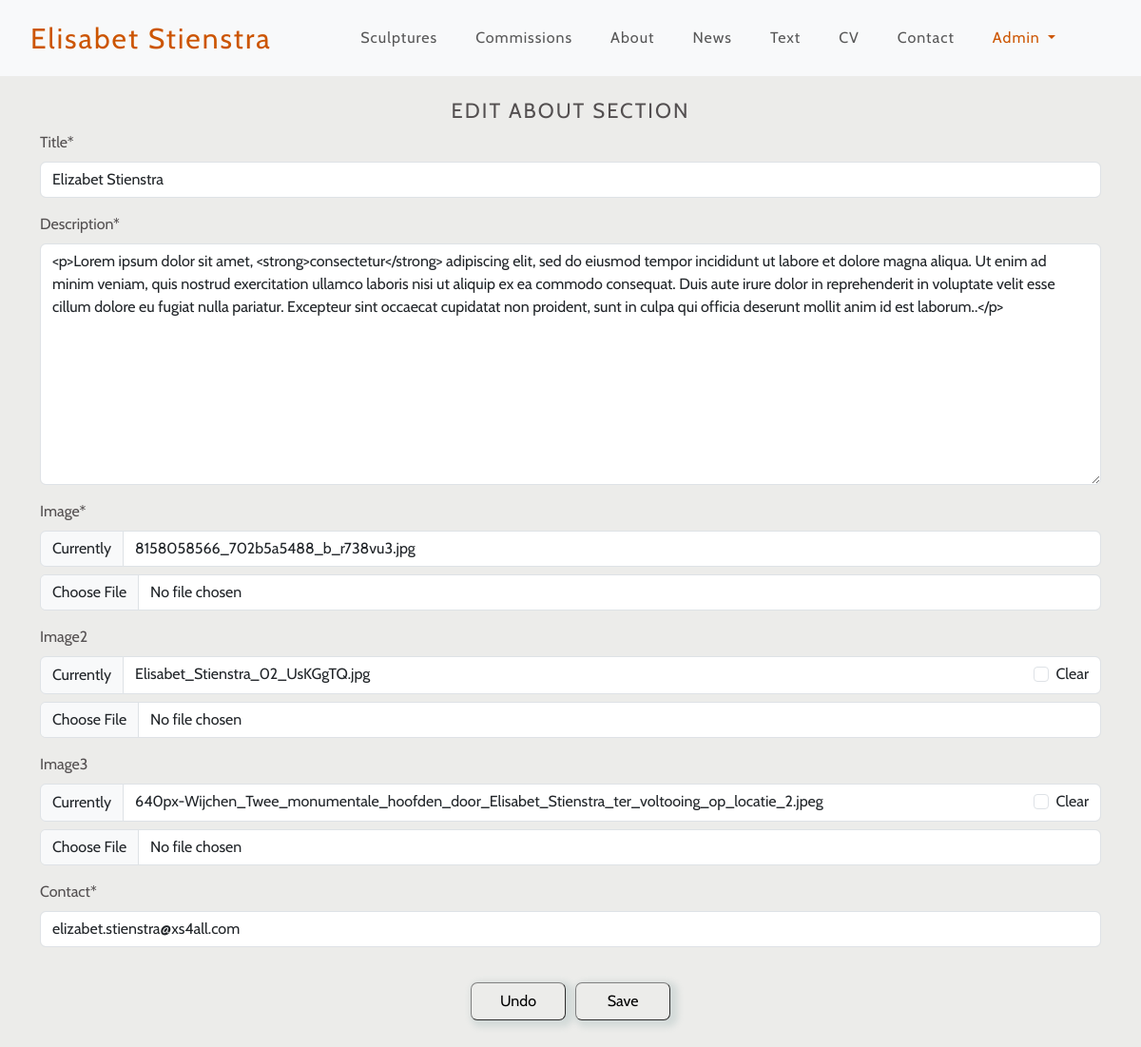
Page /about/edit-about/ (signed in) on the committed database.
### about/models.py (models this page shows, shortened)
class About(models.Model):
    title = models.CharField(max_length=254, null=False, blank=False)
    description = RichTextField(null=False, blank=False)
    image = models.ImageField(null=False, blank=False)
    image2 = models.ImageField(null=True, blank=True)
    image3 = models.ImageField(null=True, blank=True)
    contact = models.CharField(max_length=100, null=False, blank=False)

### about/views.py (the view)
# urls.py: path('edit-about/', views.edit_about, name='edit_about'),
@login_required
@csp_exempt
def edit_about(request):
    if not request.user.is_superuser:
        sweetify.toast(request, 'Only an Admin can access this page', icon="error", timer=2000,
                            timerProgressBar=True)
        return redirect(reverse('home'))
    existing_item = About.objects.first()
    if request.method == 'POST':
        form = AboutForm(request.POST, request.FILES, instance=existing_item)
        if form.is_valid():
            if existing_item:
                existing_item.delete()
            form.save()
            sweetify.toast(request, 'Successfully edited the about section', icon="success", timer=2000,
                            timerProgressBar=True)
            return redirect(reverse('about'))
        else:
            sweetify.toast(request, 'Failed to edit work. Please check your input.', icon="error", timer=2000,
                            timerProgressBar=True)
    else:
        form = AboutForm(instance=existing_item)
        sweetify.toast(request, 'You are editing the about section', icon="info", timer=2000,
                            timerProgressBar=True)
    template = 'about/edit_about.html'
    context = {
        'form': form,
    }
    return render(request, template, context)

### about/forms.py
class AboutForm(forms.ModelForm):
    class Meta:
        model = About
        fields = '__all__'

### about/templates/about/edit_about.html (shortened to what this page needs)
{% extends "base.html" %}
{% load static %}
{% block content %}
<h1 class="pt-4">Edit About Section</h1>
<section>
    <div class="container container-fluid">
        <form action="{% url 'edit_about' %}" method="POST" enctype="multipart/form-data" id="edit_about">
            <div>
                {{ form | crispy }}
            </div>
            <div class="row">
                <div class="col text-center pt-3 pb-4">
                    <button onclick="history.back()">Undo</button><button type="submit">Save</button>
                </div>
            </div>
        </form>
    </div>
</section>
{% endblock %}

### static/css/base.css (style rules this page uses)
body { font-family: 'Cabin', sans-serif; background-color: #ECECEA; color: #534F50; }
h1 { font-weight: 100; font-size: 16px; text-transform: uppercase; letter-spacing: 1px; text-align: center; }
button { color: black; background-color: transparent; width: 60px; height: 40px; margin: 5px; text-decoration: none; box-shadow: 4px 3px 6px 4px rgba(117,151,152, .2); border-width: 1px; border-radius: 7px; border-color: gray; }
a { text-decoration: none; color: inherit; }
@media only screen and (min-width: 600px) { button { width: 80px; } }
@media only screen and (min-width: 992px) { h1 { font-size: 22px; letter-spacing: 2px; } }
@media only screen and (min-width: 1200px) { button { width: 100px; } }

### rows in the picture
About: title "Elizabet Stienstra", description "<p>Lorem ipsum dolor sit amet, <strong>consectetur</strong> adipiscing elit, sed do eiusmod tempor incididunt ut labore et dolore magna aliqua. Ut enim ad minim veniam, quis nostrud exercitation ullamco laboris nisi ut aliquip ex ea commodo consequat. Duis aute irure dolor in reprehenderit in voluptate velit esse cillum dolore eu fugiat nulla pariatur. Excepteur sint occaecat cupidatat non proident, sunt in culpa qui officia deserunt mollit anim id est laborum..</p>", contact "elizabet.stienstra@xs4all.com"
